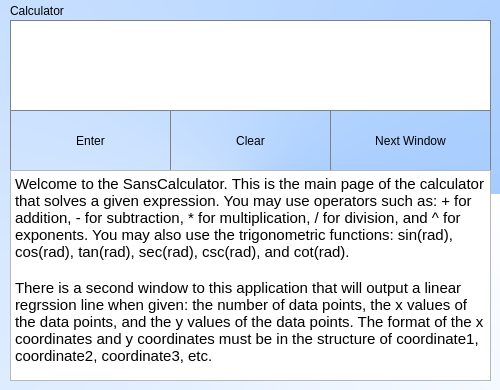
<?xml version="1.0" encoding="UTF-8"?>
<ui version="4.0">
 <class>MainWindow</class>
 <widget class="QMainWindow" name="MainWindow">
  <property name="geometry">
   <rect>
    <x>0</x>
    <y>0</y>
    <width>500</width>
    <height>390</height>
   </rect>
  </property>
  <property name="windowTitle">
   <string>MainWindow</string>
  </property>
  <property name="styleSheet">
   <string notr="true">QMainWindow{
	
	background-color: qconicalgradient(cx:0.5, cy:0.5, angle:0, stop:0 rgba(166, 204, 255, 255), stop:1 rgba(255, 255, 255, 255));
}</string>
  </property>
  <widget class="QWidget" name="centralWidget">
   <widget class="QLineEdit" name="lineEdit">
    <property name="geometry">
     <rect>
      <x>10</x>
      <y>20</y>
      <width>481</width>
      <height>91</height>
     </rect>
    </property>
    <property name="font">
     <font>
      <family>Tlwg Typewriter</family>
      <pointsize>20</pointsize>
      <weight>50</weight>
      <bold>false</bold>
     </font>
    </property>
    <property name="styleSheet">
     <string notr="true">QLineEdit {
	qproperty-alignment:  'AlignVCenter | AlignRight ';
	border:  1px solid gray;
}</string>
    </property>
    <property name="text">
     <string/>
    </property>
   </widget>
   <widget class="QPushButton" name="Enter">
    <property name="geometry">
     <rect>
      <x>10</x>
      <y>110</y>
      <width>161</width>
      <height>61</height>
     </rect>
    </property>
    <property name="styleSheet">
     <string notr="true">QPushButton {
	border:  1px solid gray;
}
QPushButton:pressed {
	background-color: qlineargradient(x1: 0, y1: 0, x2: 0, y2: 1, stop: 0 #dadbde, stop: 1 #f6f7fa);

}</string>
    </property>
    <property name="text">
     <string>Enter</string>
    </property>
   </widget>
   <widget class="QLabel" name="label">
    <property name="geometry">
     <rect>
      <x>10</x>
      <y>0</y>
      <width>101</width>
      <height>21</height>
     </rect>
    </property>
    <property name="styleSheet">
     <string notr="true">QLabel {
	color: rgb(0, 0, 0);
	qproperty-alignment: 'AlignVCenter | AlignVCenter'
}</string>
    </property>
    <property name="text">
     <string>Calculator</string>
    </property>
   </widget>
   <widget class="QPushButton" name="Clear">
    <property name="geometry">
     <rect>
      <x>170</x>
      <y>110</y>
      <width>161</width>
      <height>61</height>
     </rect>
    </property>
    <property name="styleSheet">
     <string notr="true">QPushButton {
	border:  1px solid gray;
}
QPushButton:pressed {
	background-color: qlineargradient(x1: 0, y1: 0, x2: 0, y2: 1, stop: 0 #dadbde, stop: 1 #f6f7fa);

}</string>
    </property>
    <property name="text">
     <string>Clear</string>
    </property>
   </widget>
   <widget class="QPushButton" name="NextWindow">
    <property name="geometry">
     <rect>
      <x>330</x>
      <y>110</y>
      <width>161</width>
      <height>61</height>
     </rect>
    </property>
    <property name="styleSheet">
     <string notr="true">QPushButton {
	border:  1px solid gray;
}
QPushButton:pressed {
	background-color: qlineargradient(x1: 0, y1: 0, x2: 0, y2: 1, stop: 0 #dadbde, stop: 1 #f6f7fa);

}</string>
    </property>
    <property name="text">
     <string>Next Window</string>
    </property>
   </widget>
   <widget class="QTextBrowser" name="textBrowser">
    <property name="geometry">
     <rect>
      <x>10</x>
      <y>170</y>
      <width>481</width>
      <height>211</height>
     </rect>
    </property>
    <property name="html">
     <string>&lt;!DOCTYPE HTML PUBLIC &quot;-//W3C//DTD HTML 4.0//EN&quot; &quot;http://www.w3.org/TR/REC-html40/strict.dtd&quot;&gt;
&lt;html&gt;&lt;head&gt;&lt;meta name=&quot;qrichtext&quot; content=&quot;1&quot; /&gt;&lt;style type=&quot;text/css&quot;&gt;
p, li { white-space: pre-wrap; }
&lt;/style&gt;&lt;/head&gt;&lt;body style=&quot; font-family:'Ubuntu'; font-size:11pt; font-weight:400; font-style:normal;&quot;&gt;
&lt;p style=&quot; margin-top:0px; margin-bottom:0px; margin-left:0px; margin-right:0px; -qt-block-indent:0; text-indent:0px;&quot;&gt;Welcome to the SansCalculator. This is the main page of the calculator that solves a given expression. You may use operators such as: + for addition, - for subtraction, * for multiplication, / for division, and ^ for exponents. You may also use the trigonometric functions: sin(rad), cos(rad), tan(rad), sec(rad), csc(rad), and cot(rad).&lt;/p&gt;
&lt;p style=&quot;-qt-paragraph-type:empty; margin-top:0px; margin-bottom:0px; margin-left:0px; margin-right:0px; -qt-block-indent:0; text-indent:0px;&quot;&gt;&lt;br /&gt;&lt;/p&gt;
&lt;p style=&quot; margin-top:0px; margin-bottom:0px; margin-left:0px; margin-right:0px; -qt-block-indent:0; text-indent:0px;&quot;&gt;There is a second window to this application that will output a linear regrssion line when given: the number of data points, the x values of the data points, and the y values of the data points. The format of the x coordinates and y coordinates must be in the structure of coordinate1, coordinate2, coordinate3, etc.&lt;/p&gt;&lt;/body&gt;&lt;/html&gt;</string>
    </property>
   </widget>
  </widget>
 </widget>
 <layoutdefault spacing="6" margin="11"/>
 <resources/>
 <connections/>
</ui>
